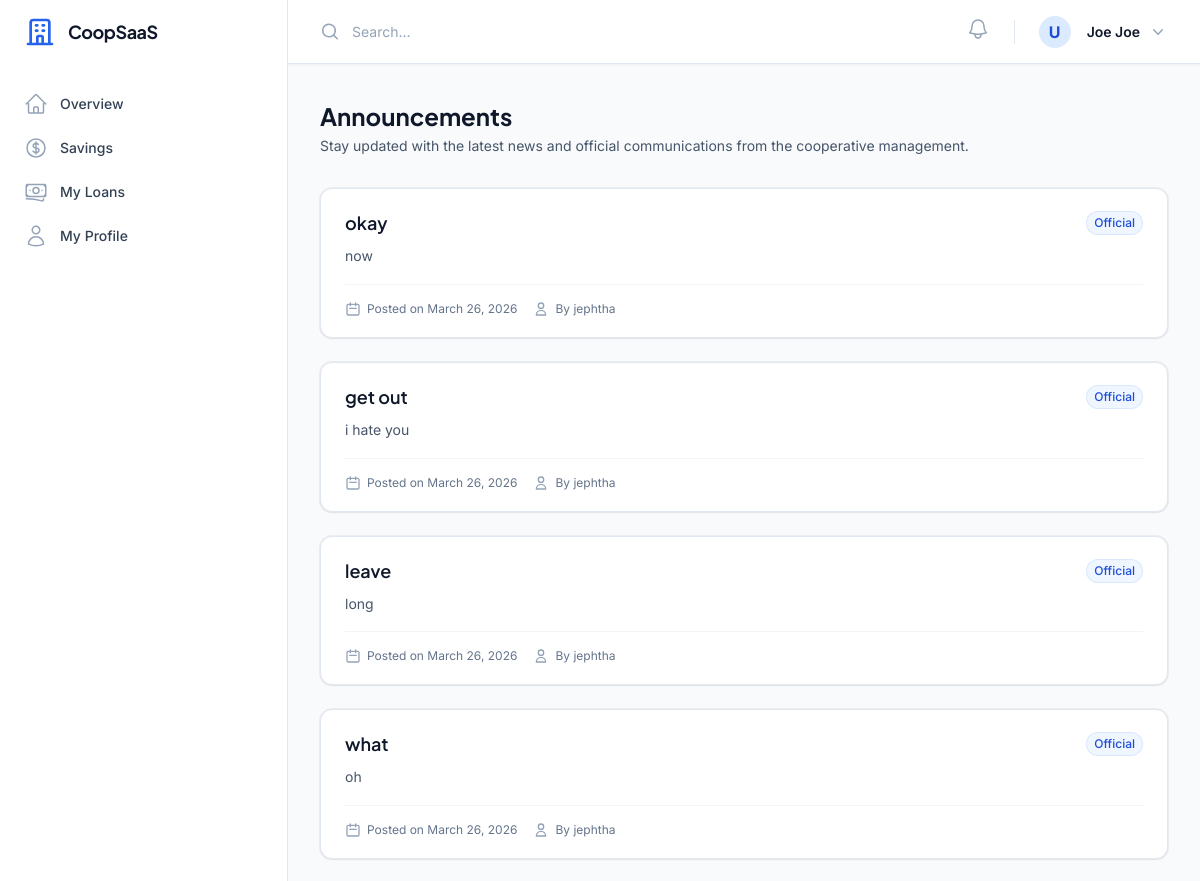
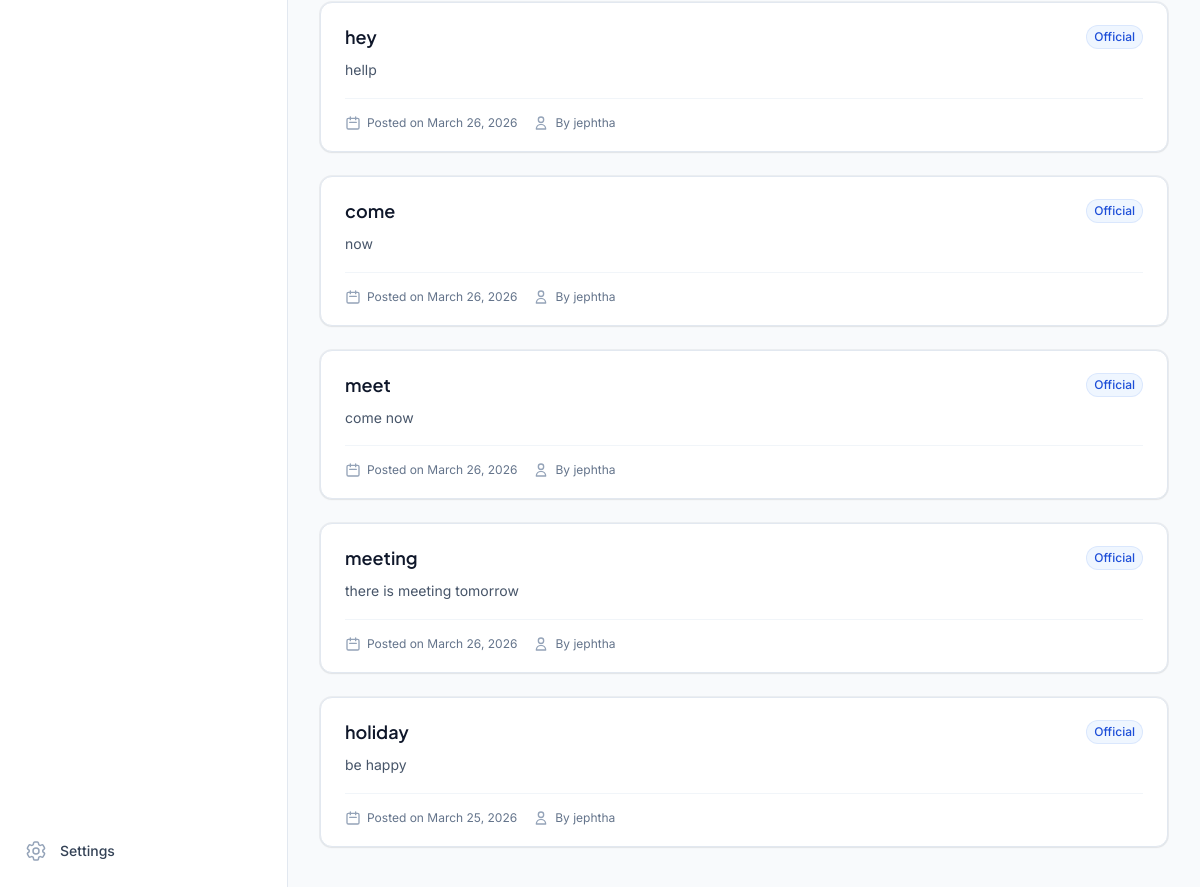
The page /announcements/list/ (signed in) on the database its author committed (2 pictures, top to bottom).
### apps/accounts/models.py (models this page shows, shortened)
class User(AbstractUser):
    role = models.CharField(max_length=20, choices=UserRole.choices, default=UserRole.MEMBER)
    cooperative = models.ForeignKey(
        'cooperatives.Cooperative', on_delete=models.CASCADE, null=True, blank=True, related_name='users'
    )
    phone = models.CharField(max_length=20, null=True, blank=True)
    address = models.TextField(null=True, blank=True)
    is_active_member = models.BooleanField(default=True)
    join_date = models.DateField(null=True, blank=True)
    is_suspended = models.BooleanField(default=False)
    joined_at = models.DateTimeField(null=True, blank=True)
    gender = models.CharField(max_length=10, choices=[('M','Male'),('F','Female'),('O','Other')], null=True, blank=True)
    must_change_password = models.BooleanField(default=False)
    bank_name = models.CharField(max_length=100, null=True, blank=True)
    account_number = models.CharField(max_length=20, null=True, blank=True)
    account_name = models.CharField(max_length=150, null=True, blank=True)

### apps/announcements/models.py (models this page shows, shortened)
class Announcement(models.Model):
    cooperative = models.ForeignKey('cooperatives.Cooperative', on_delete=models.CASCADE, related_name='announcements')
    title = models.CharField(max_length=200)
    message = models.TextField()
    created_by = models.ForeignKey('accounts.User', on_delete=models.SET_NULL, null=True)
    created_at = models.DateTimeField(auto_now_add=True)

### apps/announcements/views.py (the view)
# urls.py: path('list/', MemberAnnouncementListView.as_view(), name='member_list'),
class MemberAnnouncementListView(LoginRequiredMixin, MemberRequiredMixin, ListView):
    model = Announcement
    template_name = 'announcements/member_list.html'
    context_object_name = 'announcements'
    def get_queryset(self):
        return Announcement.objects.filter(cooperative=self.request.user.cooperative).order_by('-created_at')

### apps/members/views.py (called while the page is built)
    def test_func(self):
        return self.request.user.is_authenticated and self.request.user.role == UserRole.MEMBER

### apps/notifications/context_processors.py (called while the page is built)
def notification_context(request):
    if request.user.is_authenticated:
        unread_count = Notification.objects.filter(user=request.user, is_read=False).count()
        recent_notifications = Notification.objects.filter(user=request.user).order_by('-created_at')[:5]
        return {
            'unread_notifications_count': unread_count,
            'recent_notifications': recent_notifications,
            'pusher_key': getattr(settings, 'PUSHER_KEY', ''),
            'pusher_cluster': getattr(settings, 'PUSHER_CLUSTER', 'mt1'),
        }
    return {}

### templates/announcements/member_list.html (shortened to what this page needs)
{% extends 'dashboard_base.html' %}
{% block content %}
<div class="sm:flex sm:items-center mb-8">
    <div class="sm:flex-auto">
        <h1 class="text-2xl font-bold font-display leading-6 text-slate-900">Announcements</h1>
        <p class="mt-2 text-sm text-slate-600">Stay updated with the latest news and official communications from the cooperative management.</p>
    </div>
</div>
<div class="space-y-6">
    {% for announcement in announcements %}
    <div class="bg-white shadow-sm ring-1 ring-slate-900/5 sm:rounded-xl overflow-hidden border border-slate-200" id="announcement-{{ announcement.id }}">
        <div class="px-6 py-5">
            <div class="flex items-center justify-between mb-2">
                <h3 class="text-lg font-semibold leading-7 text-slate-900 font-display">
                    {{ announcement.title }}
                </h3>
                <span class="inline-flex items-center rounded-full bg-primary-50 px-2 py-1 text-xs font-medium text-primary-700 ring-1 ring-inset ring-primary-600/10">
                    Official
                </span>
            </div>
            <div class="prose prose-slate max-w-none text-slate-600 text-sm leading-relaxed mb-4">
                {{ announcement.message|linebreaks }}
            </div>
            <div class="flex items-center gap-x-4 border-t border-slate-100 pt-4 text-xs text-slate-500">
                <div class="flex items-center gap-1.5">
                    <svg class="h-4 w-4 text-slate-400" fill="none" viewBox="0 0 24 24" stroke="currentColor">
                        <path stroke-linecap="round" stroke-linejoin="round" stroke-width="2" d="M8 7V3m8 4V3m-9 8h10M5 21h14a2 2 0 002-2V7a2 2 0 00-2-2H5a2 2 0 00-2 2v12a2 2 0 002 2z" />
                    </svg>
                    Posted on {{ announcement.created_at|date:"F j, Y" }}
                </div>
                <div class="flex items-center gap-1.5">
                    <svg class="h-4 w-4 text-slate-400" fill="none" viewBox="0 0 24 24" stroke="currentColor">
                        <path stroke-linecap="round" stroke-linejoin="round" stroke-width="2" d="M16 7a4 4 0 11-8 0 4 4 0 018 0zM12 14a7 7 0 00-7 7h14a7 7 0 00-7-7z" />
                    </svg>
                    By {{ announcement.created_by.get_full_name|default:announcement.created_by.username }}
                </div>
            </div>
        </div>
    </div>
    {% endfor %}
</div>
{% endblock %}

### templates/components/topnav.html (shortened to what this page needs)
<div class="sticky top-0 z-40 flex h-16 shrink-0 items-center justify-between gap-x-4 border-b border-slate-200 bg-white px-4 shadow-sm sm:gap-x-6 sm:px-6 lg:px-8">
    <div class="flex flex-1 gap-x-4 self-stretch lg:gap-x-6">
        <form class="relative flex flex-1" action="#" method="GET">
            <input id="search-field" class="block h-full w-full border-0 py-0 pl-8 pr-0 text-slate-900 placeholder:text-slate-400 focus:ring-0 sm:text-sm" placeholder="Search..." type="search" name="search">
        </form>
        <div class="flex items-center gap-x-4 lg:gap-x-6">
            <div class="relative" x-data="{ open: false }">
                <button type="button" @click="open = !open" @click.outside="open = false" class="-m-2.5 p-2.5 text-slate-400 hover:text-slate-500 relative" id="notification-bell-btn">
                    <svg id="notification-bell-icon" class="h-6 w-6 {% if unread_notifications_count > 0 %}animate-swing{% endif %}" fill="none" viewBox="0 0 24 24" stroke-width="1.5" stroke="currentColor" aria-hidden="true">
                        <path stroke-linecap="round" stroke-linejoin="round" d="M14.857 17.082a23.848 23.848 0 005.454-1.31A8.967 8.967 0 0118 9.75v-.7V9A6 6 0 006 9v.75a8.967 8.967 0 01-2.312 6.022c1.733.64 3.56 1.085 5.455 1.31m5.714 0a24.255 24.255 0 01-5.714 0m5.714 0a3 3 0 11-5.714 0" />
                    </svg>
                </button>
            </div>
            <div class="relative" x-data="{ open: false }">
                <button type="button" @click="open = !open" @click.outside="open = false" class="-m-1.5 flex items-center p-1.5" id="user-menu-button" aria-expanded="false" aria-haspopup="true">
                    <div class="h-8 w-8 rounded-full bg-primary-100 flex items-center justify-center text-primary-700 font-bold">
                        {{ user.username|make_list|first|upper }}
                    </div>
                    <span class="hidden lg:flex lg:items-center">
                        <span class="ml-4 text-sm font-semibold leading-6 text-slate-900" aria-hidden="true">{{ user.get_full_name|default:user.username }}</span>
                        <svg class="ml-2 h-5 w-5 text-slate-400" viewBox="0 0 20 20" fill="currentColor" aria-hidden="true">
                            <path fill-rule="evenodd" d="M5.23 7.21a.75.75 0 011.06.02L10 11.168l3.71-3.938a.75.75 0 111.08 1.04l-4.25 4.5a.75.75 0 01-1.08 0l-4.25-4.5a.75.75 0 01.02-1.06z" clip-rule="evenodd" />
                        </svg>
                    </span>
                </button>
            </div>
        </div>
    </div>
</div>

### rows shown on the page
User: username|make_list "U", get_full_name "Joe Joe"
Announcement: title "okay", message "now", created_at "March 26, 2026", created_by.get_full_name "jephtha"
Announcement: title "get out", message "i hate you", created_at "March 26, 2026", created_by.get_full_name "jephtha"
Announcement: title "leave", message "long", created_at "March 26, 2026", created_by.get_full_name "jephtha"
Announcement: title "what", message "oh", created_at "March 26, 2026", created_by.get_full_name "jephtha"
Announcement: title "hey", message "hellp", created_at "March 26, 2026", created_by.get_full_name "jephtha"
Announcement: title "come", message "now", created_at "March 26, 2026", created_by.get_full_name "jephtha"
Announcement: title "meet", message "come now", created_at "March 26, 2026", created_by.get_full_name "jephtha"
Announcement: title "meeting", message "there is meeting tomorrow", created_at "March 26, 2026", created_by.get_full_name "jephtha"
Announcement: title "holiday", message "be happy", created_at "March 25, 2026", created_by.get_full_name "jephtha"
